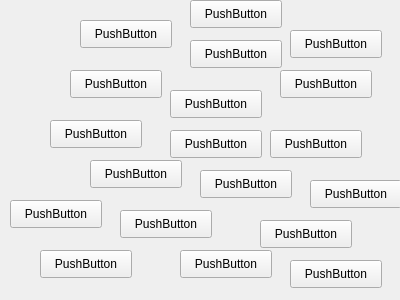
<?xml version="1.0" encoding="UTF-8"?>
<ui version="4.0">
 <class>TestWidget</class>
 <widget class="QWidget" name="TestWidget">
  <property name="geometry">
   <rect>
    <x>0</x>
    <y>0</y>
    <width>400</width>
    <height>300</height>
   </rect>
  </property>
  <property name="windowTitle">
   <string>Form</string>
  </property>
  <widget class="QPushButton" name="pushButton">
   <property name="geometry">
    <rect>
     <x>90</x>
     <y>160</y>
     <width>92</width>
     <height>28</height>
    </rect>
   </property>
   <property name="text">
    <string>PushButton</string>
   </property>
  </widget>
  <widget class="QPushButton" name="pushButton_2">
   <property name="geometry">
    <rect>
     <x>200</x>
     <y>170</y>
     <width>92</width>
     <height>28</height>
    </rect>
   </property>
   <property name="text">
    <string>PushButton</string>
   </property>
  </widget>
  <widget class="QPushButton" name="pushButton_3">
   <property name="geometry">
    <rect>
     <x>170</x>
     <y>90</y>
     <width>92</width>
     <height>28</height>
    </rect>
   </property>
   <property name="text">
    <string>PushButton</string>
   </property>
  </widget>
  <widget class="QPushButton" name="pushButton_4">
   <property name="geometry">
    <rect>
     <x>70</x>
     <y>70</y>
     <width>92</width>
     <height>28</height>
    </rect>
   </property>
   <property name="text">
    <string>PushButton</string>
   </property>
  </widget>
  <widget class="QPushButton" name="pushButton_5">
   <property name="geometry">
    <rect>
     <x>120</x>
     <y>210</y>
     <width>92</width>
     <height>28</height>
    </rect>
   </property>
   <property name="text">
    <string>PushButton</string>
   </property>
  </widget>
  <widget class="QPushButton" name="pushButton_6">
   <property name="geometry">
    <rect>
     <x>270</x>
     <y>130</y>
     <width>92</width>
     <height>28</height>
    </rect>
   </property>
   <property name="text">
    <string>PushButton</string>
   </property>
  </widget>
  <widget class="QPushButton" name="pushButton_7">
   <property name="geometry">
    <rect>
     <x>190</x>
     <y>40</y>
     <width>92</width>
     <height>28</height>
    </rect>
   </property>
   <property name="text">
    <string>PushButton</string>
   </property>
  </widget>
  <widget class="QPushButton" name="pushButton_8">
   <property name="geometry">
    <rect>
     <x>80</x>
     <y>20</y>
     <width>92</width>
     <height>28</height>
    </rect>
   </property>
   <property name="text">
    <string>PushButton</string>
   </property>
  </widget>
  <widget class="QPushButton" name="pushButton_9">
   <property name="geometry">
    <rect>
     <x>280</x>
     <y>70</y>
     <width>92</width>
     <height>28</height>
    </rect>
   </property>
   <property name="text">
    <string>PushButton</string>
   </property>
  </widget>
  <widget class="QPushButton" name="pushButton_10">
   <property name="geometry">
    <rect>
     <x>50</x>
     <y>120</y>
     <width>92</width>
     <height>28</height>
    </rect>
   </property>
   <property name="text">
    <string>PushButton</string>
   </property>
  </widget>
  <widget class="QPushButton" name="pushButton_11">
   <property name="geometry">
    <rect>
     <x>40</x>
     <y>250</y>
     <width>92</width>
     <height>28</height>
    </rect>
   </property>
   <property name="text">
    <string>PushButton</string>
   </property>
  </widget>
  <widget class="QPushButton" name="pushButton_12">
   <property name="geometry">
    <rect>
     <x>180</x>
     <y>250</y>
     <width>92</width>
     <height>28</height>
    </rect>
   </property>
   <property name="text">
    <string>PushButton</string>
   </property>
  </widget>
  <widget class="QPushButton" name="pushButton_13">
   <property name="geometry">
    <rect>
     <x>260</x>
     <y>220</y>
     <width>92</width>
     <height>28</height>
    </rect>
   </property>
   <property name="text">
    <string>PushButton</string>
   </property>
  </widget>
  <widget class="QPushButton" name="pushButton_14">
   <property name="geometry">
    <rect>
     <x>290</x>
     <y>260</y>
     <width>92</width>
     <height>28</height>
    </rect>
   </property>
   <property name="text">
    <string>PushButton</string>
   </property>
  </widget>
  <widget class="QPushButton" name="pushButton_15">
   <property name="geometry">
    <rect>
     <x>310</x>
     <y>180</y>
     <width>92</width>
     <height>28</height>
    </rect>
   </property>
   <property name="text">
    <string>PushButton</string>
   </property>
  </widget>
  <widget class="QPushButton" name="pushButton_16">
   <property name="geometry">
    <rect>
     <x>290</x>
     <y>30</y>
     <width>92</width>
     <height>28</height>
    </rect>
   </property>
   <property name="text">
    <string>PushButton</string>
   </property>
  </widget>
  <widget class="QPushButton" name="pushButton_17">
   <property name="geometry">
    <rect>
     <x>190</x>
     <y>0</y>
     <width>92</width>
     <height>28</height>
    </rect>
   </property>
   <property name="text">
    <string>PushButton</string>
   </property>
  </widget>
  <widget class="QPushButton" name="pushButton_18">
   <property name="geometry">
    <rect>
     <x>10</x>
     <y>200</y>
     <width>92</width>
     <height>28</height>
    </rect>
   </property>
   <property name="text">
    <string>PushButton</string>
   </property>
  </widget>
  <widget class="QPushButton" name="pushButton_19">
   <property name="geometry">
    <rect>
     <x>170</x>
     <y>130</y>
     <width>92</width>
     <height>28</height>
    </rect>
   </property>
   <property name="text">
    <string>PushButton</string>
   </property>
  </widget>
 </widget>
 <resources/>
 <connections/>
</ui>
